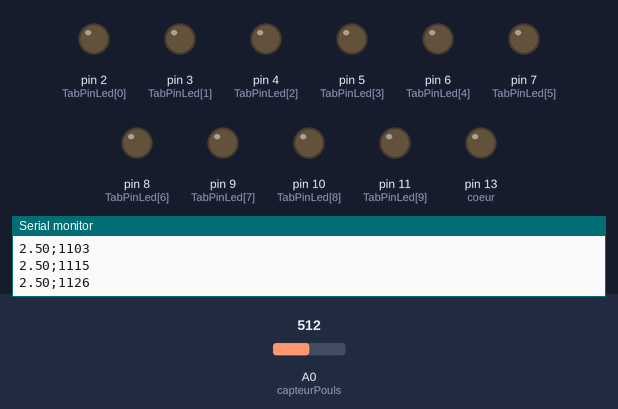
This sketch was run on a simulated Arduino Uno, built with avr-gcc and run on an emulated ATmega328P. Shown: output pins drawn as LEDs (lit = HIGH), the last lines printed to the serial monitor. The test bench sets the inputs (shaded band); at power-on: A0 (capteurPouls) = 512.

Above: at 1.2 s.
1.3 s: A0 (capteurPouls) set to 4
2.8 s: A0 (capteurPouls) set to 1
At 3.4 s:
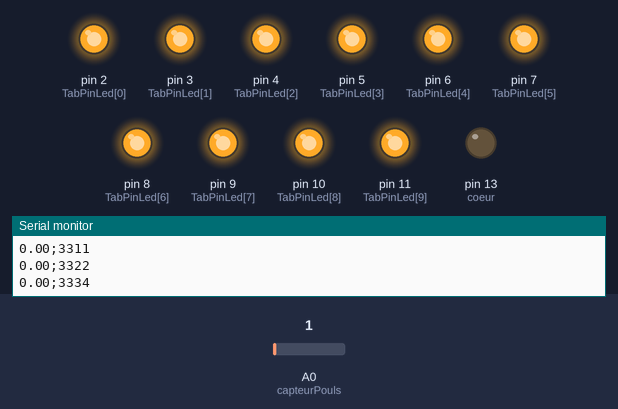
4.3 s: A0 (capteurPouls) set to 20
At 5.7 s:
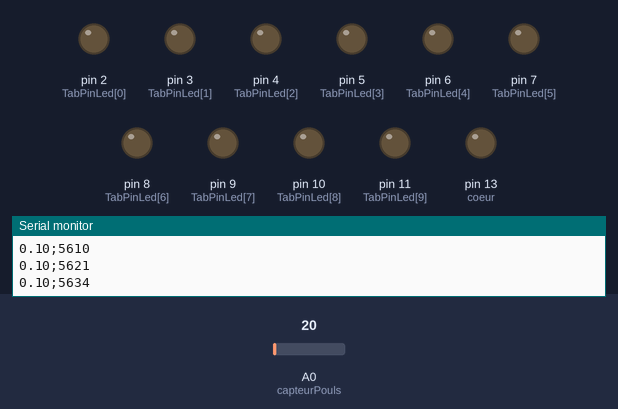
7.3 s: A0 (capteurPouls) set to 0
At 8.3 s:
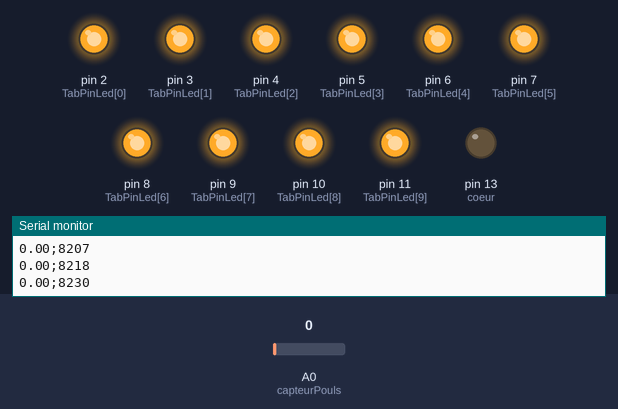
Timing chart, 0 to 9.8 s (numbered marks = the images above; inputs shaded):
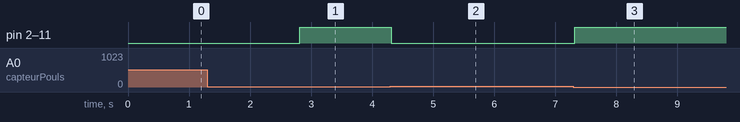

The sketch:

main.c.ino
```cpp
#include "cardio.h"

//Initialization of the inconstant values.

//Initialization of the pulse sensor connected with the 0pin.

int capteurPouls = 0;

//Initialization of the circuit LED.

int coeur = 13;

//Creation of a table with 10 values, each value is associate with a Pin on the Arduino

int TabPinLed[10]={2,3,4,5,6,7,8,9,10,11};

//Initialization of the count value for the "for" instruction in the "cardio" program.

int i;

//Creation of a "Signal" inconstant value which contain the raw data, this value oscilliate between 0 and 1023.

double Signal; //write with a capital letter because it is a command

//Thanks to that value, we can detect which pulse we can consider or not with a step at 2.5 Volts.

float valeurSeuil = 2.5;


// SETUP FUNCTION
void setup() {

   //Make the LED blink depending on the heartbeat.

   pinMode(coeur,OUTPUT);
   Serial.begin(9600);

   //Each "pinMode" instruction associate a pin on the Arduino to an output.

   pinMode(2, OUTPUT);
   pinMode(3, OUTPUT);
   pinMode(4, OUTPUT);
   pinMode(5, OUTPUT);
   pinMode(6, OUTPUT);
   pinMode(7, OUTPUT);
   pinMode(8, OUTPUT);
   pinMode(9, OUTPUT);
   pinMode(10, OUTPUT);
   pinMode(11, OUTPUT);
}

// LOOP FUNCTION
void loop() {

   //Read the pulse value and associate the value to the inconstant value "signal".

   Signal = analogRead(capteurPouls);

   //Printing of the signal converted in Volt.

   Serial.print(Signal * 5 / 1023);

   //Printing of ";"

   Serial.print(";");

   //Display the time since the beginning of the program.

   Serial.println(millis());

   //Calling the bcoeur function.

   Mode_bCoeur();
}
```

cardio.h
```cpp
#ifndef CARDIO
#define CARDIO

//Prototype of the Mode_bCoeur function

void Mode_bCoeur();

#endif
```

cardio.ino
```cpp
void Mode_bCoeur()
{

  //If the signal is lower than the step value, the LED will blink.

  if(Signal < valeurSeuil)
    {

      //the "for" loope that will make blink all the LEDs.

      for (i=0; i<10; i++)
        {
            digitalWrite(TabPinLed[i],HIGH);
        }
    }

    //If the signal is upper than the step value, the LED will turns off

    else
    {
        for (i=0; i<10; i++)
        {
            digitalWrite(TabPinLed[i],LOW);
        }
    }
}
```

Measured:
- the behaviour switches between 3 and 2 on A0 (capteurPouls) (found by bisection; images 0 and 1)
- after the input at 2.8 s, pin 2 (TabPinLed[0]), pin 3 (TabPinLed[1]), pin 4 (TabPinLed[2]), pin 5 (TabPinLed[3]), pin 6 (TabPinLed[4]), pin 7 (TabPinLed[5]), pin 8 (TabPinLed[6]), pin 9 (TabPinLed[7]), pin 10 (TabPinLed[8]), pin 11 (TabPinLed[9]): LOW → HIGH at once
- after the input at 4.3 s, pin 2 (TabPinLed[0]), pin 3 (TabPinLed[1]), pin 4 (TabPinLed[2]), pin 5 (TabPinLed[3]), pin 6 (TabPinLed[4]), pin 7 (TabPinLed[5]), pin 8 (TabPinLed[6]), pin 9 (TabPinLed[7]), pin 10 (TabPinLed[8]), pin 11 (TabPinLed[9]): HIGH → LOW at once
- after the input at 7.3 s, pin 2 (TabPinLed[0]), pin 3 (TabPinLed[1]), pin 4 (TabPinLed[2]), pin 5 (TabPinLed[3]), pin 6 (TabPinLed[4]), pin 7 (TabPinLed[5]), pin 8 (TabPinLed[6]), pin 9 (TabPinLed[7]), pin 10 (TabPinLed[8]), pin 11 (TabPinLed[9]): LOW → HIGH at once
